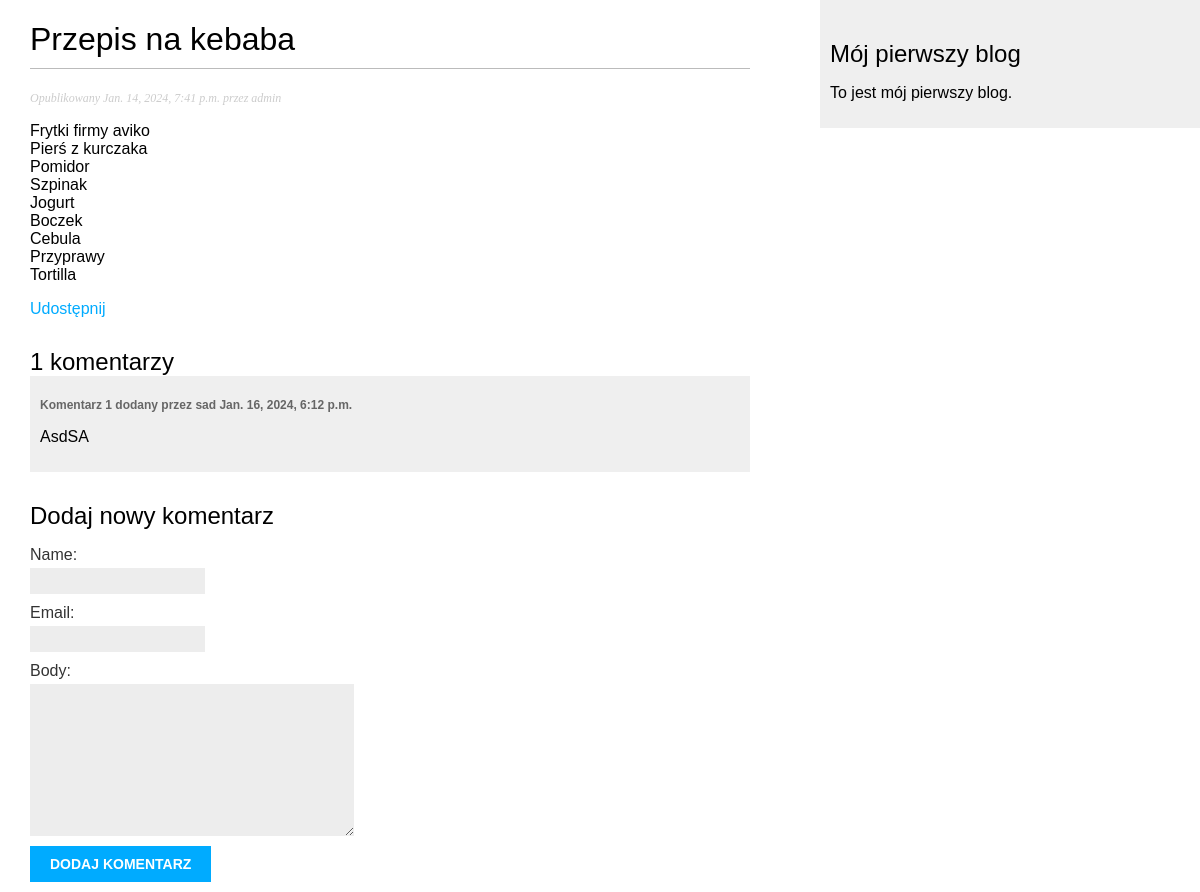
Screenshot of /blog/2024/1/14/przepis-na-kebaba/ with the database file from the repository.
### blog/models.py (models this page shows, shortened)
class Post(models.Model):
    class Status(models.TextChoices):
        DRAFT = 'DF', 'Roboczy'
        PUBLISHED = 'PB', 'Opublikowany'
    title = models.CharField(max_length=250)
    slug = models.SlugField(max_length=250, unique_for_date="publish")
    author = models.ForeignKey(User, on_delete=models.CASCADE, related_name='blog_post')
    body = models.TextField()
    publish = models.DateTimeField(default=timezone.now)
    created = models.DateTimeField(auto_now_add=True)
    updated = models.DateTimeField(auto_now=True)
    status = models.CharField(max_length=2, choices=Status.choices, default=Status.DRAFT)
    object = models.Manager()
    published = PublishedManager()
    tags = TaggableManager()
    class Meta:
        ordering = ['-publish']
        indexes = [
            models.Index(fields=['-publish']),
        ]

class Comment(models.Model):
    post = models.ForeignKey(Post, on_delete=models.CASCADE, related_name="comments")
    name = models.CharField(max_length=80)
    email = models.EmailField()
    body = models.TextField()
    created = models.DateTimeField(auto_now_add=True)
    updated = models.DateTimeField(auto_now=True)
    active = models.BooleanField(default=True)
    class Meta:
        ordering = ['created']
        indexes = [models.Index(fields=["created"])]

### blog/views.py (the view)
def post_detail(request, year, month, day, post):
    post = get_object_or_404(Post, status=Post.Status.PUBLISHED,
                             slug=post, publish__year=year, publish__month=month, publish__day=day)
    comments = post.comments.filter(active=True)
    form = CommentForm()
    return render(request, "blog/post/detail.html", {"post": post, "comments": comments, "form": form})

### blog/forms.py
class CommentForm(forms.ModelForm):
    class Meta:
        model = Comment
        fields = ["name", "email", "body"]

### blog/templates/blog/post/detail.html (shortened to what this page needs)
{% extends "blog/base.html" %}
{% block content %}
<h1> {{ post.title }}</h1>
<p class="date">
    Opublikowany {{ post.publish }} przez {{ post.author }}
</p>
{{ post.body|linebreaks }}
<p>
    <a href="{% url 'blog:post_share' post.id %}">Udostępnij</a>
</p>
{% with comments.count as total_comments %}
<h2>{{ total_comments }} komentarzy</h2>
{% endwith %}
{% for comment in comments %}
<div class="comment">
    <p class="info">Komentarz {{ forloop.counter }} dodany przez {{ comment.name }} {{ comment.created }}</p>
    {{ comment.body|linebreaks }}
</div>
{% empty %}
<p>Nie ma jeszcze komentarzy</p>
{% endfor %}
{% include "blog/post/includes/comment_form.html" %}
{% endblock %}

### blog/static/css/blog.css (style rules this page uses)
body { margin:0; padding:0; font-family:helvetica, sans-serif; }
a { color:#00abff; text-decoration:none; }
h1 { font-weight:normal; border-bottom:1px solid #bbb; padding:0 0 10px 0; }
h2 { font-weight:normal; margin:30px 0 0; }
p.date { color:#ccc; font-family: georgia, serif; font-size: 12px; font-style: italic; }
label { float:left; clear:both; color:#333; margin-bottom:4px; }
input, textarea { clear:both; float:left; margin:0 0 10px; background:#ededed; border:0; padding:6px 10px; font-size:12px; }
.comment { padding:10px; }
.comment:nth-child(even) { background:#efefef; }
.comment .info { font-weight:bold; font-size:12px; color:#666; }

### rows the page displays
Post: title "Przepis na kebaba", publish "Jan. 14, 2024, 7:41 p.m.", author "admin", body "Frytki firmy aviko Pierś z kurczaka Pomidor Szpinak Jogurt Boczek Cebula Przyprawy Tortilla"
Comment: name "sad", created "Jan. 16, 2024, 6:12 p.m.", body "AsdSA"

### other values shown
{{ total_comments }} "1"
